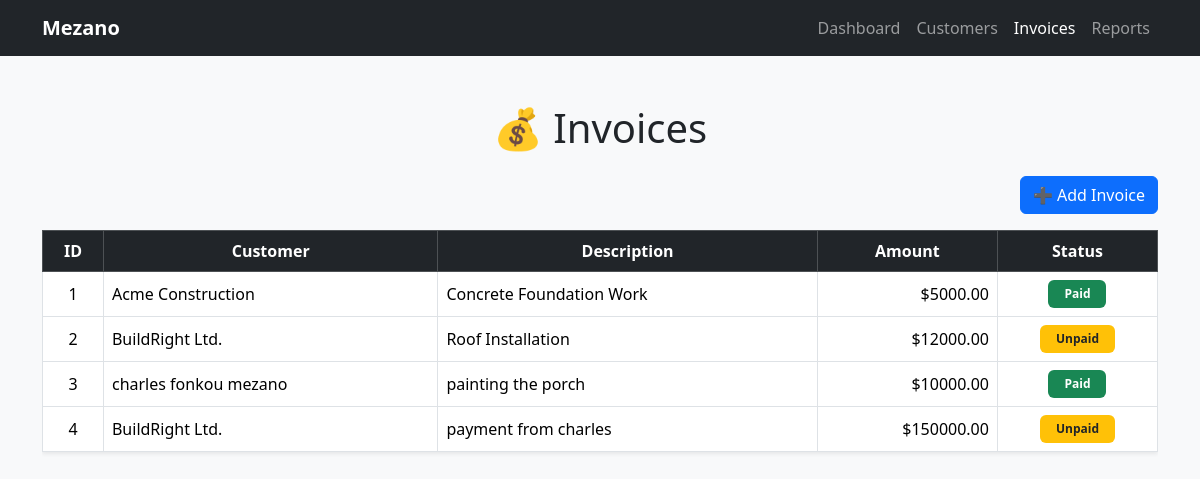
The app's page /invoices, older data.
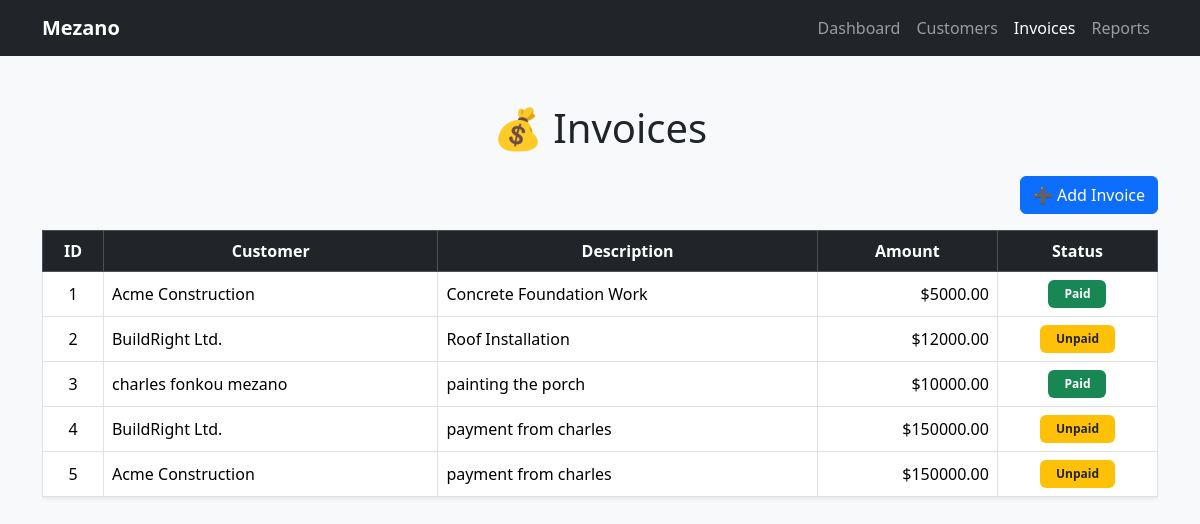
The same page, newer data.
### models.py (models this page shows, shortened)
class Invoice(db.Model):
    id = db.Column(db.Integer, primary_key=True)
    customer_id = db.Column(db.Integer, db.ForeignKey("customer.id"), nullable=False)
    description = db.Column(db.String(200))
    amount = db.Column(db.Float, nullable=False)
    status = db.Column(db.String(20), default="unpaid")  # unpaid / paid

class Customer(db.Model):
    id = db.Column(db.Integer, primary_key=True)
    name = db.Column(db.String(120), nullable=False)
    email = db.Column(db.String(120), unique=True, nullable=True)
    phone = db.Column(db.String(50), nullable=True)
    address = db.Column(db.String(200), nullable=True)
    invoices = db.relationship("Invoice", backref="customer", lazy=True)

### routes.py (the view)
@routes.route("/invoices")
def invoices_page():
    invoices = Invoice.query.all()
    customers = {c.id: c.name for c in Customer.query.all()}
    return render_template("invoices.html", invoices=invoices, customers=customers, active_page="invoices")

### templates/invoices.html (shortened to what this page needs)
{% extends "base.html" %}
{% block content %}
<h1 class="mb-4 text-center">💰 Invoices</h1>
<div class="text-end mb-3">
  <a href="/add_invoice" class="btn btn-primary">➕ Add Invoice</a>
</div>
<div class="table-responsive">
  <table class="table table-hover table-bordered align-middle shadow-sm">
    <thead class="table-dark text-center">
      <tr>
        <th>ID</th>
        <th>Customer</th>
        <th>Description</th>
        <th>Amount</th>
        <th>Status</th>
      </tr>
    </thead>
    <tbody>
      {% for i in invoices %}
      <tr>
        <td class="text-center">{{ i.id }}</td>
        <td>{{ customers[i.customer_id] }}</td>
        <td>{{ i.description }}</td>
        <td class="text-end">${{ "%.2f"|format(i.amount) }}</td>
        <td class="text-center">
          {% if i.status == "paid" %}
            <span class="badge bg-success px-3 py-2">Paid</span>
          {% else %}
            <span class="badge bg-warning text-dark px-3 py-2">Unpaid</span>
          {% endif %}
        </td>
      </tr>
      {% else %}
      <tr>
        <td colspan="5" class="text-center text-muted">No invoices yet</td>
      </tr>
      {% endfor %}
    </tbody>
  </table>
</div>
{% endblock %}

### templates/base.html (shortened to what this page needs)
<!DOCTYPE html>
<html lang="en">
<head>
  <link href="https://cdn.jsdelivr.net/npm/bootstrap@5.3.2/dist/css/bootstrap.min.css" rel="stylesheet">
</head>
<body class="bg-light">
  <nav class="navbar navbar-expand-lg navbar-dark bg-dark">
    <div class="container">
      <a class="navbar-brand fw-bold" href="/">Mezano</a>
      <div id="navbarNav" class="collapse navbar-collapse">
        <ul class="navbar-nav ms-auto">
          <li class="nav-item">
            <a class="nav-link {% if active_page == 'dashboard' %}active{% endif %}" href="/">Dashboard</a>
          </li>
          <li class="nav-item">
            <a class="nav-link {% if active_page == 'customers' %}active{% endif %}" href="/customers">Customers</a>
          </li>
          <li class="nav-item">
            <a class="nav-link {% if active_page == 'invoices' %}active{% endif %}" href="/invoices">Invoices</a>
          </li>
          <li class="nav-item">
            <a class="nav-link {% if active_page == 'reports' %}active{% endif %}" href="/reports">Reports</a>
          </li>
        </ul>
      </div>
    </div>
  </nav>
  <div class="container my-5">
    {% block content %}{% endblock %}
  </div>
</body>
</html>

Row changes from the older to the newer data that the page shows:
added Invoice: id "5", {{ customers[i.customer_id] }} "Acme Construction", description "payment from charles", amount "150000.00", status "Unpaid"
